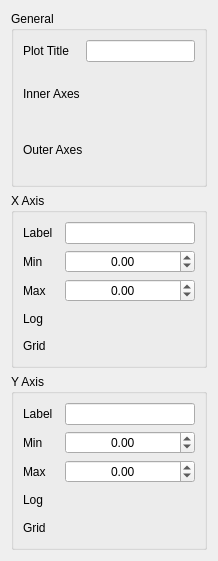
<?xml version="1.0" encoding="UTF-8"?>
<ui version="4.0">
 <class>Form</class>
 <widget class="QWidget" name="Form">
  <property name="geometry">
   <rect>
    <x>0</x>
    <y>0</y>
    <width>218</width>
    <height>561</height>
   </rect>
  </property>
  <property name="windowTitle">
   <string>Form</string>
  </property>
  <layout class="QVBoxLayout" name="verticalLayout">
   <item>
    <widget class="QGroupBox" name="groupBox">
     <property name="title">
      <string>General</string>
     </property>
     <layout class="QGridLayout" name="gridLayout">
      <item row="0" column="0">
       <widget class="QLabel" name="plot_title_label">
        <property name="text">
         <string>Plot Title</string>
        </property>
       </widget>
      </item>
      <item row="0" column="1" colspan="2">
       <widget class="QLineEdit" name="title"/>
      </item>
      <item row="1" column="0">
       <widget class="QLabel" name="label">
        <property name="text">
         <string>Inner Axes</string>
        </property>
       </widget>
      </item>
      <item row="1" column="2">
       <widget class="ToggleSwitch" name="inner_axes"/>
      </item>
      <item row="2" column="0" colspan="2">
       <widget class="QLabel" name="label_outer_axes">
        <property name="text">
         <string>Outer Axes</string>
        </property>
       </widget>
      </item>
      <item row="2" column="2">
       <widget class="ToggleSwitch" name="outer_axes">
        <property name="checked" stdset="0">
         <bool>false</bool>
        </property>
       </widget>
      </item>
     </layout>
    </widget>
   </item>
   <item>
    <widget class="QGroupBox" name="x_axis_box">
     <property name="title">
      <string>X Axis</string>
     </property>
     <layout class="QGridLayout" name="gridLayout_4">
      <item row="2" column="2">
       <widget class="QDoubleSpinBox" name="x_max">
        <property name="alignment">
         <set>Qt::AlignmentFlag::AlignCenter</set>
        </property>
        <property name="minimum">
         <double>-9999.000000000000000</double>
        </property>
        <property name="maximum">
         <double>9999.000000000000000</double>
        </property>
       </widget>
      </item>
      <item row="3" column="0">
       <widget class="QLabel" name="x_scale_label">
        <property name="text">
         <string>Log</string>
        </property>
       </widget>
      </item>
      <item row="0" column="2">
       <widget class="QLineEdit" name="x_label"/>
      </item>
      <item row="2" column="0">
       <widget class="QLabel" name="x_max_label">
        <property name="text">
         <string>Max</string>
        </property>
       </widget>
      </item>
      <item row="3" column="2">
       <widget class="ToggleSwitch" name="x_log">
        <property name="checked" stdset="0">
         <bool>false</bool>
        </property>
       </widget>
      </item>
      <item row="5" column="0">
       <widget class="QLabel" name="x_grid_label">
        <property name="text">
         <string>Grid</string>
        </property>
       </widget>
      </item>
      <item row="1" column="2">
       <widget class="QDoubleSpinBox" name="x_min">
        <property name="alignment">
         <set>Qt::AlignmentFlag::AlignCenter</set>
        </property>
        <property name="minimum">
         <double>-9999.000000000000000</double>
        </property>
        <property name="maximum">
         <double>9999.000000000000000</double>
        </property>
       </widget>
      </item>
      <item row="1" column="0" colspan="2">
       <widget class="QLabel" name="x_min_label">
        <property name="text">
         <string>Min</string>
        </property>
       </widget>
      </item>
      <item row="0" column="0">
       <widget class="QLabel" name="x_label_label">
        <property name="text">
         <string>Label</string>
        </property>
       </widget>
      </item>
      <item row="5" column="2">
       <widget class="ToggleSwitch" name="x_grid">
        <property name="checked" stdset="0">
         <bool>false</bool>
        </property>
       </widget>
      </item>
     </layout>
    </widget>
   </item>
   <item>
    <widget class="QGroupBox" name="y_axis_box">
     <property name="title">
      <string>Y Axis</string>
     </property>
     <layout class="QGridLayout" name="gridLayout_5">
      <item row="2" column="2">
       <widget class="QDoubleSpinBox" name="y_max">
        <property name="alignment">
         <set>Qt::AlignmentFlag::AlignCenter</set>
        </property>
        <property name="minimum">
         <double>-9999.000000000000000</double>
        </property>
        <property name="maximum">
         <double>9999.000000000000000</double>
        </property>
       </widget>
      </item>
      <item row="1" column="0" colspan="2">
       <widget class="QLabel" name="y_min_label">
        <property name="text">
         <string>Min</string>
        </property>
       </widget>
      </item>
      <item row="1" column="2">
       <widget class="QDoubleSpinBox" name="y_min">
        <property name="alignment">
         <set>Qt::AlignmentFlag::AlignCenter</set>
        </property>
        <property name="minimum">
         <double>-9999.000000000000000</double>
        </property>
        <property name="maximum">
         <double>9999.000000000000000</double>
        </property>
       </widget>
      </item>
      <item row="0" column="2">
       <widget class="QLineEdit" name="y_label"/>
      </item>
      <item row="3" column="0">
       <widget class="QLabel" name="y_scale_label">
        <property name="text">
         <string>Log</string>
        </property>
       </widget>
      </item>
      <item row="0" column="0">
       <widget class="QLabel" name="y_label_label">
        <property name="text">
         <string>Label</string>
        </property>
       </widget>
      </item>
      <item row="2" column="0">
       <widget class="QLabel" name="y_max_label">
        <property name="text">
         <string>Max</string>
        </property>
       </widget>
      </item>
      <item row="4" column="0">
       <widget class="QLabel" name="y_grid_label">
        <property name="text">
         <string>Grid</string>
        </property>
       </widget>
      </item>
      <item row="3" column="2">
       <widget class="ToggleSwitch" name="y_log">
        <property name="checked" stdset="0">
         <bool>false</bool>
        </property>
       </widget>
      </item>
      <item row="4" column="2">
       <widget class="ToggleSwitch" name="y_grid">
        <property name="checked" stdset="0">
         <bool>false</bool>
        </property>
       </widget>
      </item>
     </layout>
    </widget>
   </item>
  </layout>
 </widget>
 <customwidgets>
  <customwidget>
   <class>ToggleSwitch</class>
   <extends>QWidget</extends>
   <header>toggle_switch</header>
  </customwidget>
 </customwidgets>
 <resources/>
 <connections/>
</ui>
